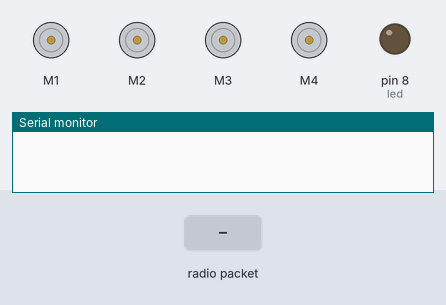
Bench run of a sketch on a simulated Arduino Uno, built with avr-gcc and run on an emulated ATmega328P. On the bench: 4 × DC motor (green arrow = forward, orange = backward, longer = faster), output pins drawn as LEDs (lit = HIGH), the last lines printed to the serial monitor. The inputs (shaded band) are chosen by the test bench. No radio packets arrive unless stated.

Above: at 1.2 s.
1.3 s: radio packet "f" arrives
At 2.0 s:
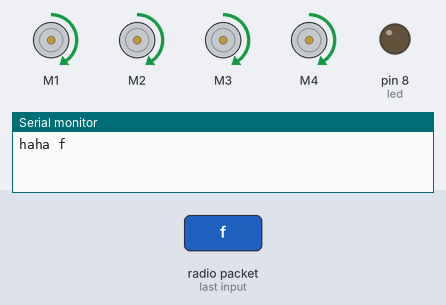
2.8 s: radio packet "a" arrives
At 3.1 s:
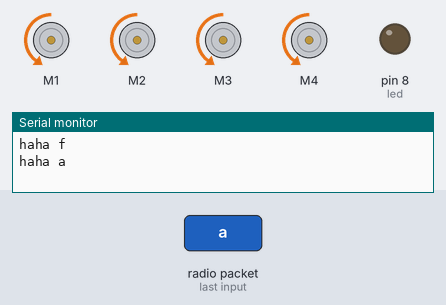
4.3 s: radio packet "l" arrives
At 5.5 s:
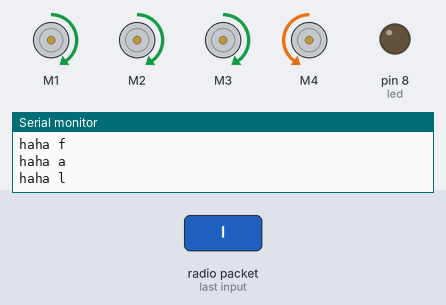
5.8 s: radio packet "r" arrives
At 6.6 s:
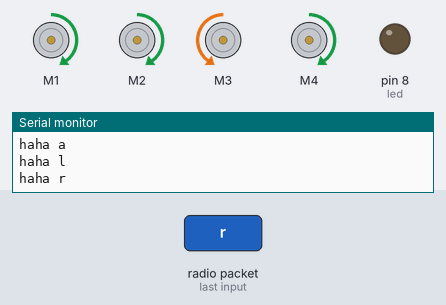
7.3 s: radio packet "lighting on" arrives
At 7.8 s:
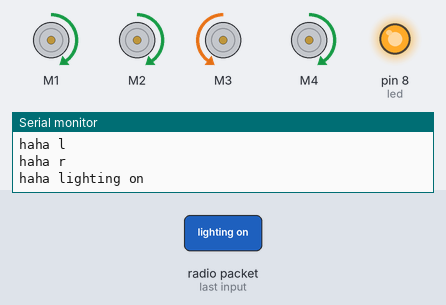
8.8 s: radio packet "s" arrives
At 10.1 s:
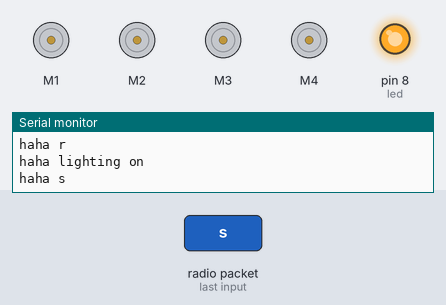
Timing chart, 0 to 11.3 s (numbered marks = the images above; inputs shaded):
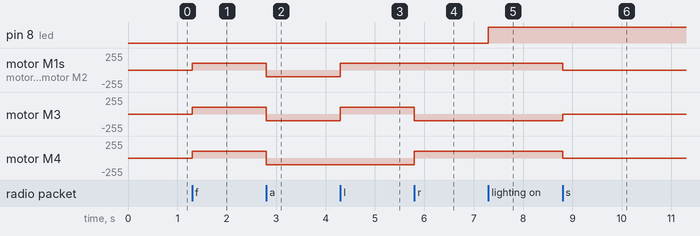

The sketch:

receiver.ino
```cpp
#include <AFMotor.h>

#include <SPI.h>
#include <nRF24L01.h>
#include <RF24.h>
RF24 radio(9, 10); // CE, CSN
const byte address[6] = "00001";
AF_DCMotor motor3(3);
AF_DCMotor motor2(2);
AF_DCMotor motor1(1);
AF_DCMotor motor4(4);

int led = 8;

void setup() {
  Serial.begin(9600);

  pinMode(led, OUTPUT);

  motor1.setSpeed(100);
  motor1.run(RELEASE);
  motor2.setSpeed(100);
  motor2.run(RELEASE);
  motor3.setSpeed(100);
  motor3.run(RELEASE);
  motor4.setSpeed(100);
  motor4.run(RELEASE);

  radio.begin();
  radio.openReadingPipe(0, address);
  radio.setPALevel(RF24_PA_MIN);
  radio.startListening();

}

bool lightingcheck = false;

bool enginecheck = false;

String textstring;

void loop() {
  if (radio.available()) {

    char text[32] = "";
    radio.read(&text, sizeof(text));
    Serial.print("haha ");
    Serial.println(text);
    textstring = String(text);

    /*if (lightingcheck) digitalWrite(led, HIGH);
  else digitalWrite(led, LOW);

    if ((textstring == "lighting on")){
      lightingcheck = true;
      //digitalWrite(led, HIGH);

    }
    if ((textstring == "lighting off")) {
       lightingcheck = false;
       //digitalWrite(led, LOW);

    }
    if ((textstring == "engine on")){
      enginecheck = true;
    }
     if ((textstring == "engine on")){
      enginecheck = false;
    }


 if (enginecheck){*/

  if (textstring == "f")
    {
      motor1.run(RELEASE);
      motor1.run(FORWARD);
      motor2.run(RELEASE);
      motor2.run(FORWARD);
      motor3.run(RELEASE);
      motor3.run(FORWARD);
      motor4.run(RELEASE);
      motor4.run(FORWARD);
    }
    if (textstring == "a")
    {
      motor1.run(RELEASE);
      motor1.run(BACKWARD);
      motor2.run(RELEASE);
      motor2.run(BACKWARD);
      motor3.run(RELEASE);
      motor3.run(BACKWARD);
      motor4.run(RELEASE);
      motor4.run(BACKWARD);
    }
    if (textstring == "s")
    {
      motor1.run(RELEASE);
      motor2.run(RELEASE);
      motor3.run(RELEASE);
      motor4.run(RELEASE);
    }
    if (textstring == "l")
    {
      motor1.run(RELEASE);
      motor1.run(FORWARD);
      motor2.run(RELEASE);
      motor2.run(FORWARD);
      motor3.run(RELEASE);
      motor3.run(FORWARD);
      motor4.run(RELEASE);
      motor4.run(BACKWARD);
    }
    if (textstring == "r")
    {
      motor1.run(RELEASE);
      motor1.run(FORWARD);
      motor2.run(RELEASE);
      motor2.run(FORWARD);
      motor3.run(RELEASE);
      motor3.run(BACKWARD);
      motor4.run(RELEASE);
      motor4.run(FORWARD);
    }
    if ((textstring == "lighting on")){
      lightingcheck = true;
      //digitalWrite(led, HIGH);

    }
    if ((textstring == "lighting off")) {
       lightingcheck = false;
       //digitalWrite(led, LOW);

    }
 }/*else {
  motor1.run(RELEASE);
     // motor1.run(FORWARD);
      motor2.run(RELEASE);
      //motor2.run(FORWARD);
      motor3.run(RELEASE);
     // motor3.run(FORWARD);
      motor4.run(RELEASE);
      //motor4.run(FORWARD);
 }*/

  if (lightingcheck) digitalWrite(led, HIGH);
  else digitalWrite(led, LOW);

}
```

Measured:
- after the input at 1.3 s, motor M1–4: stopped → forward 100/255 at once
- after the input at 2.8 s, motor M1–4: forward 100/255 → backward 100/255 at once
- after the input at 4.3 s, motor M1–3: backward 100/255 → forward 100/255 at once
- after the input at 5.8 s, motor M3: forward 100/255 → backward 100/255 at once; motor M4: backward 100/255 → forward 100/255 at once
- after the input at 7.3 s, pin 8 (led): LOW → HIGH at once
- after the input at 8.8 s, motor M1, motor M2, motor M4: forward 100/255 → stopped at once; motor M3: backward 100/255 → stopped at once
